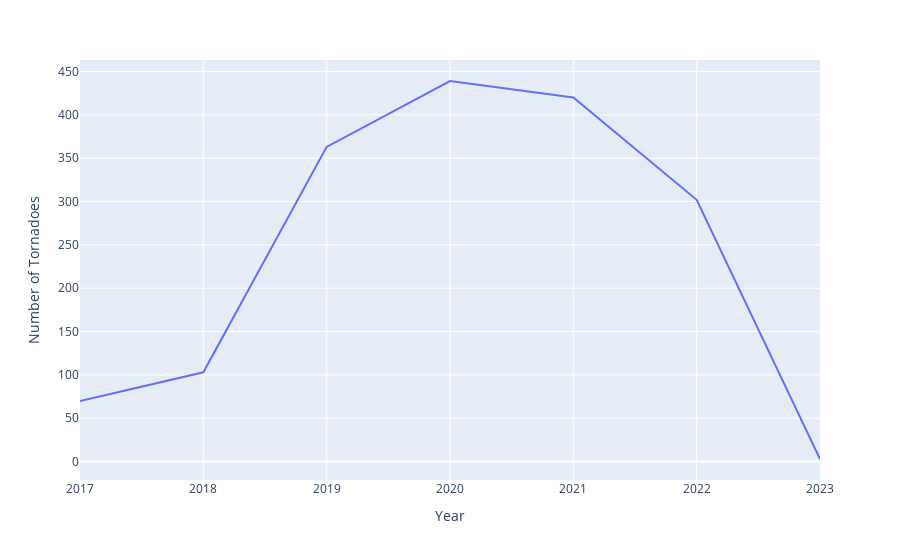

The cell this chart's notebook holds for it:
### Code cell
per_year = dataset.groupby('Year')['event_name'].count().reset_index(name='Number of Tornadoes')
px.line(per_year,x='Year',y='Number of Tornadoes',title='Number of Tornadoes in North America per year')

### Figure 1 — Plotly figure (JSON) as saved in the notebook; plotly's stock layout.template omitted (floating-point values rounded to 4 significant figures)
{"data": [{"hovertemplate": "Year=%{x}<br>Number of Tornadoes=%{y}<extra></extra>", "legendgroup": "", "line": {"color": "#636efa", "dash": "solid"}, "marker": {"symbol": "circle"}, "mode": "lines", "name": "", "orientation": "v", "showlegend": false, "type": "scatter", "x": [2017, 2018, 2019, 2020, 2021, 2022, 2023], "xaxis": "x", "y": [70, 103, 363, 439, 420, 302, 3], "yaxis": "y"}], "layout": {"legend": {"tracegroupgap": 0}, "margin": {"t": 60}, "xaxis": {"anchor": "y", "domain": [0, 1], "title": {"text": "Year"}}, "yaxis": {"anchor": "x", "domain": [0, 1], "title": {"text": "Number of Tornadoes"}}}}
